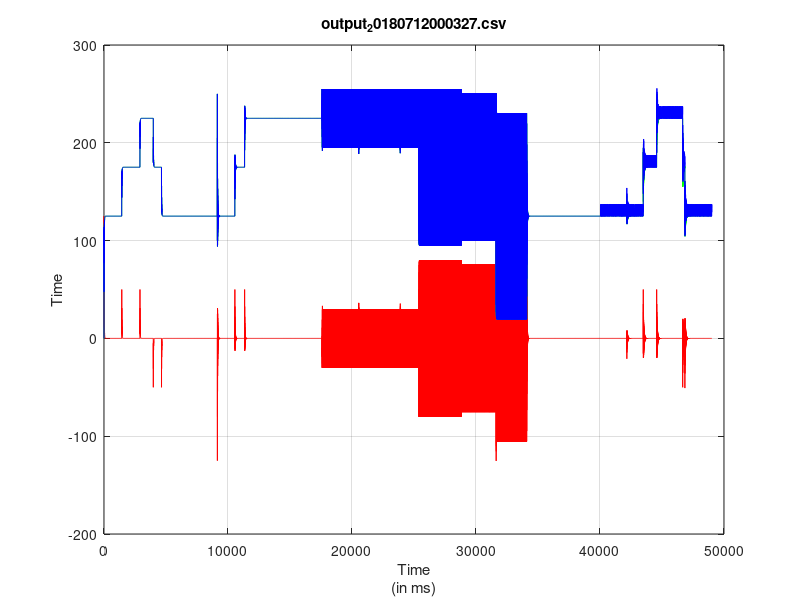

The MATLAB source for this figure:
Array=csvread('output_20180712000327.csv');
col1 = Array(:, 1);
col2 = Array(:, 2);
col3 = Array(:, 3);
col4 = Array(:, 4);
plot(col1, col2, 'r', col1, col3, 'g',col1, col4, 'b');
title('output_20180712000327.csv');
xlabel({'Time','(in ms)'});
ylabel('Time');
grid on
